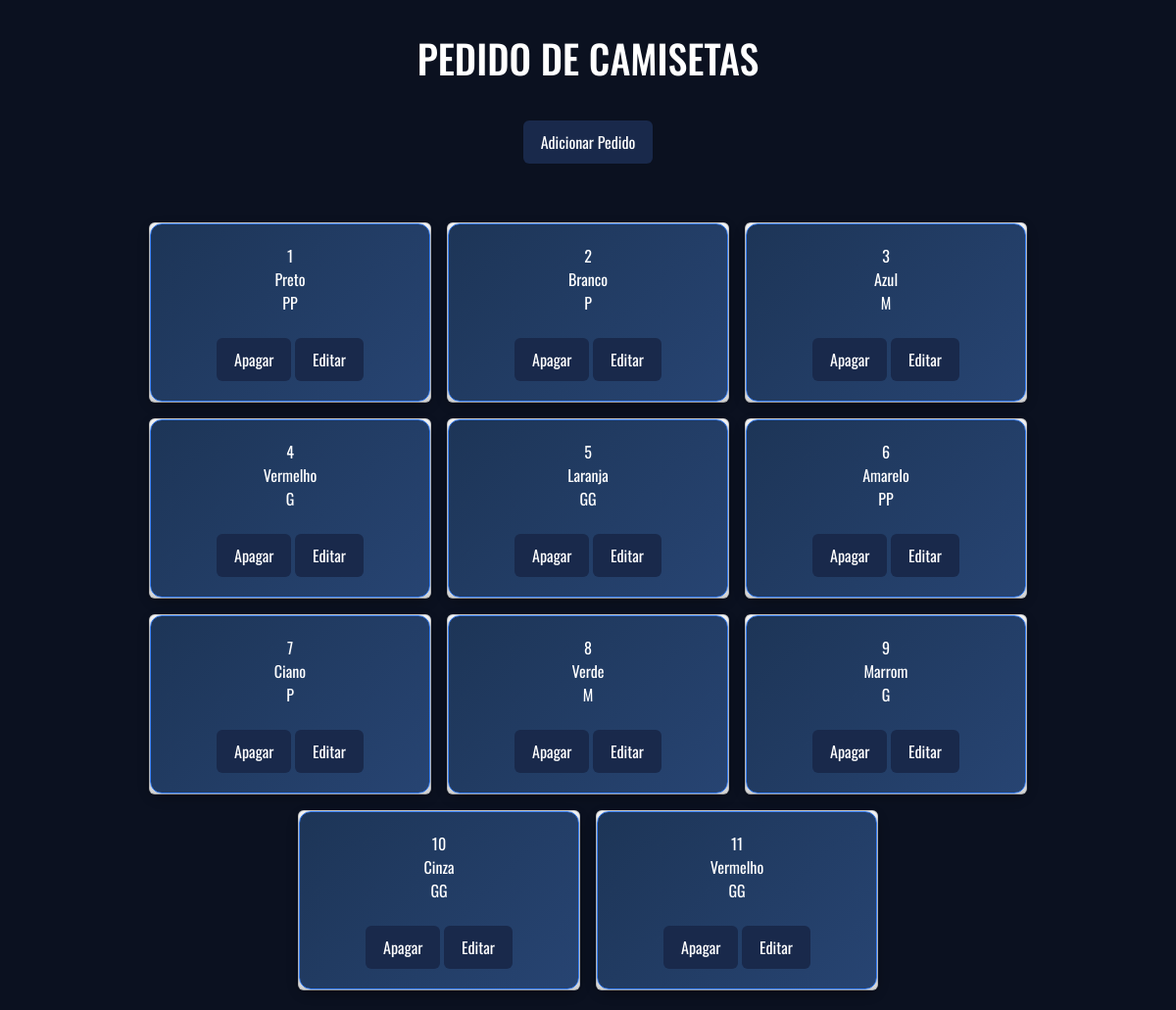
The page / on the database its author committed.
### tables this page shows
CREATE TABLE IF NOT EXISTS `tb_camiseta` (
  `codigo` int(11) NOT NULL AUTO_INCREMENT,
  `id_tamanho` int(11) DEFAULT NULL,
  `id_cor` int(11) DEFAULT NULL,
  PRIMARY KEY (`codigo`),
  KEY `fk_cor` (`id_cor`),
  KEY `fk_tamanho` (`id_tamanho`)
);

CREATE TABLE IF NOT EXISTS `tb_cor` (
  `id_cor` int(11) NOT NULL AUTO_INCREMENT,
  `cor` varchar(20) NOT NULL,
  PRIMARY KEY (`id_cor`)
);

CREATE TABLE IF NOT EXISTS `tb_tamanho` (
  `id_tamanho` int(11) NOT NULL AUTO_INCREMENT,
  `tamanho` varchar(10) NOT NULL,
  PRIMARY KEY (`id_tamanho`)
);

### consulta.php (the view)
<?php
function consulta (){
include "conecta.php";
$stmt = $conn->query("
SELECT
    c.codigo,
    co.cor,
    t.tamanho
FROM tb_camiseta c
INNER JOIN tb_cor co
    ON c.id_cor = co.id_cor
INNER JOIN tb_tamanho t
    ON c.id_tamanho = t.id_tamanho
ORDER BY c.codigo ASC
");
while ($row = $stmt->fetch()) {
?>
<div class="card" style="width: 18rem;" data-id="<?php echo $row['codigo']; ?>">
  <div class="card-body">
<?php
echo "
<span class='id'>" . $row['codigo'] . "</span> <br />
<span class='cor'>" . $row['cor'] . "</span> <br />
<span class='tamanho'>" . $row['tamanho'] . "</span> <br /><br />
";
echo '
<button class="delete-button btn botao-registro"
data-id="'.$row['codigo'].'">
Apagar
</button>
<button class="edit-button btn botao-registro">
Editar
</button>
';
?>
    </div>
</div>
<?php
}
}
?>

### index.php (shortened to what this page needs)
<!DOCTYPE html>
<html lang="pt-br">
<head>
    <link href="https://cdn.jsdelivr.net/npm/bootstrap@5.3.6/dist/css/bootstrap.min.css" rel="stylesheet">
    <link rel="stylesheet" href="css/style.css">
</head>
<body>
    <h1>PEDIDO DE CAMISETAS</h1>
    <div id="registro">
        <button type="button" id="bregistro" class="btn botao-registro" data-bs-toggle="modal" data-bs-target="#modalCadastro">
            Adicionar Pedido
        </button>
    </div>
    <div id="lista-cards" class="d-flex flex-wrap gap-3">
        <?php
        include "consulta.php";
        consulta();
        ?>
    </div>
</body>
</html>

### css/style.css (style rules this page uses)
body { margin: 0; font-family: "Oswald", sans-serif; background-color: #0b1120; color: white; }
#registro { display: flex; justify-content: center; margin: 40px 0; }
#lista-cards { display: flex; flex-wrap: wrap; justify-content: center; gap: 15px; padding: 20px; }
.botao-registro, .save-button { background-color: #19294b; color: white; border: none; padding: 10px 18px; }
.card-body { color: white; background: linear-gradient(135deg, #1d3557, #274472); text-align: center; border-radius: 12px; padding: 20px; box-shadow: 0 4px 12px rgba(0,0,0,0.35); transition: transform 0.2s ease, box-shadow 0.2s ease; border: 1px solid #3b82f6; }
h1 { text-align: center; margin-top: 35px; }

### rows shown on the page
tb_camiseta: codigo "1", id_cor.cor "Preto", id_tamanho.tamanho "PP"
tb_camiseta: codigo "2", id_cor.cor "Branco", id_tamanho.tamanho "P"
tb_camiseta: codigo "3", id_cor.cor "Azul", id_tamanho.tamanho "M"
tb_camiseta: codigo "4", id_cor.cor "Vermelho", id_tamanho.tamanho "G"
tb_camiseta: codigo "5", id_cor.cor "Laranja", id_tamanho.tamanho "GG"
tb_camiseta: codigo "6", id_cor.cor "Amarelo", id_tamanho.tamanho "PP"
tb_camiseta: codigo "7", id_cor.cor "Ciano", id_tamanho.tamanho "P"
tb_camiseta: codigo "8", id_cor.cor "Verde", id_tamanho.tamanho "M"
tb_camiseta: codigo "9", id_cor.cor "Marrom", id_tamanho.tamanho "G"
tb_camiseta: codigo "10", id_cor.cor "Cinza", id_tamanho.tamanho "GG"
tb_camiseta: codigo "11", id_cor.cor "Vermelho", id_tamanho.tamanho "GG"
